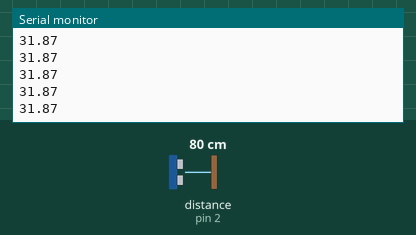
This sketch was run on a simulated Arduino Uno, built with avr-gcc and run on an emulated ATmega328P. Parts: the last lines printed to the serial monitor. The inputs (shaded band) are chosen by the test bench; at power-on: distance to the obstacle (sensor on pin 2) 80 cm. The echo pulse lasts 58.3 µs per cm.

Above: at 1.2 s.
1.3 s: distance to the obstacle (sensor on pin 2) set to 2 cm
At 2.2 s:
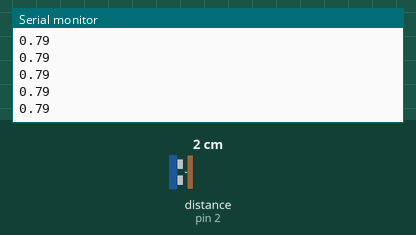
2.8 s: distance to the obstacle (sensor on pin 2) set to 4 cm
At 3.8 s:
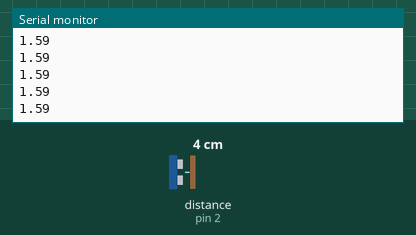
Timing chart, 0 to 5.8 s (numbered marks = the images above; inputs shaded):
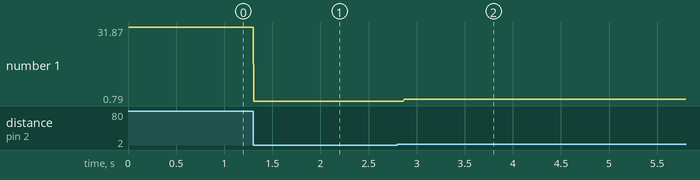

The sketch:

traficlight.ino
```cpp
    int trigpin= 1;    // declaring the triger pin where is plug
    int echopin=2;      // declaring the echopin pin where is plug
    float trigertime;
    float speedofsound=776.5;
    float distance;
void setup() {
  // put your setup code here, to run once:
    pinMode(trigpin, OUTPUT);
    pinMode(echopin, INPUT);
    Serial.begin(9600);

}

void loop() {
  // put your main code here, to run repeatedly:
    digitalWrite(trigpin, HIGH);
    delayMicroseconds(2000);
    digitalWrite(trigpin, LOW);
    delayMicroseconds(10);
     trigertime= pulseIn(echopin, HIGH);
      trigertime= trigertime/1000000;
        trigertime= trigertime/3600;
          distance= trigertime * speedofsound;
             distance= distance/2;
              distance= distance * 63360;
      Serial.println(distance);
//      delay(1000);

//  if(distance<20){
//      lcd.setCursor(5,1);
//      lcd.print("empty");
//      digitalWrite(ledorrelay, HIGH);
//      digitalWrite(buzzer, HIGH);
//  }
//
//  else if(distance>20 && distance<50){
//        lcd.setCursor(5,1);
//        lcd.print("low level");
//        digitalWrite(ledorrelay, HIGH);\
//          digitalWrite(buzzer, HIGH);
//
//
//}
//  else{
//      lcd.setCursor(5,1);
//      lcd.print("full tank");
//      digitalWrite(ledorrelay, LOW);
//      digitalWrite(buzzer, LOW);
//  }

}
```

Measured:
- after the input at 1.3 s, the serial monitor: prints a new line at once (image 1)
- after the input at 2.8 s, the serial monitor: prints a new line after 0.07 s (image 2)
- plotted number 1: 31.87 → 0.79 after the input at 1.3 s, 0.79 → 1.59 after the input at 2.8 s
